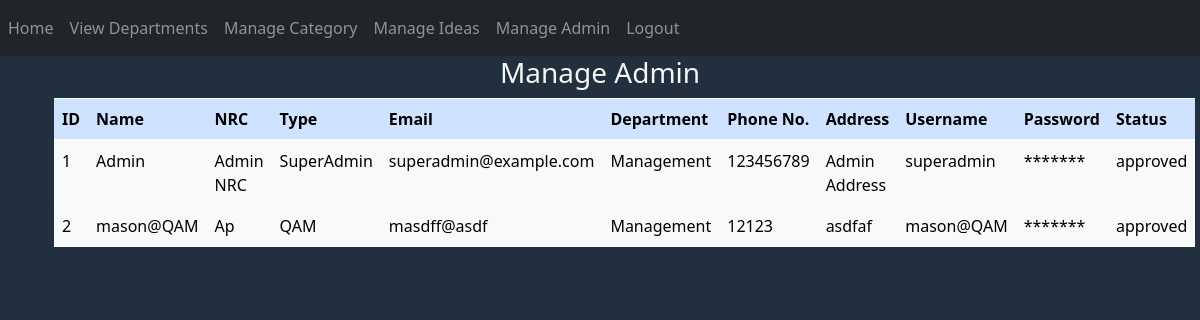
The page /manage-admin (signed in) on the database its author committed.
### website/models.py (models this page shows, shortened)
class Admin(db.Model, UserMixin):
    id = db.Column(db.Integer, primary_key=True)
    name = db.Column(db.String(150))
    nrc = db.Column(db.String(150))
    type = db.Column(db.String(150))
    email = db.Column(db.String(150), unique=True)
    phone_no = db.Column(db.String(150))
    address = db.Column(db.String(255))
    username = db.Column(db.String(150))
    password = db.Column(db.String(150))
    department_id = db.Column(db.Integer, db.ForeignKey('department.id'))
    status = db.Column(db.String(150))
    notification = db.relationship('Notifications')
    setting = db.relationship('Settings')

class Department(db.Model, UserMixin):
    id = db.Column(db.Integer, primary_key=True)
    name = db.Column(db.String(150))
    staff = db.relationship('Staff')
    admin = db.relationship('Admin', backref='department')

### website/auth.py (the view)
@auth.route('/manage-admin')
@login_required
def manage_admin():
    q = Admin.query.all()
    admins = q
    departments = Department.query.all()
    return render_template("manage_admin.html", admins=admins, user=current_user, departments=departments)

### website/templates/manage_admin.html (shortened to what this page needs)
{% extends "base2.html" %}
{% block content %}
<link href="https://cdn.jsdelivr.net/npm/bootstrap@5.3.0-alpha1/dist/css/bootstrap.min.css" rel="stylesheet"
>
<body style="background-color: #222f3e; color: whitesmoke">
<div class="container">
    <h3 align="center">Manage Admin</h3>
    <table class="table table-light">
        <thead class="table-primary">
            <tr>
                <th>ID</th>
                <th>Name</th>
                <th>NRC</th>
                <th>Type</th>
                <th>Email</th>
                <th>Department</th>
                <th>Phone No.</th>
                <th>Address</th>
                <th>Username</th>
                <th>Password</th>
                <th>Status</th>
            </tr>
        </thead>
        <tbody>
            {% for admin in admins %}
            <tr>
                <td>{{ admin.id }}</td>
                <td>{{ admin.name }}</td>
                <td>{{ admin.nrc }}</td>
                <td>{{ admin.type }}</td>
                <td>{{ admin.email }}</td>
                <td>{{ admin.department.name }}</td>
                <td>{{ admin.phone_no }}</td>
                <td>{{ admin.address }}</td>
                <td>{{ admin.username }}</td>
                <td>*******</td>
                <td>
                    {% if admin.status == 'pending' %}
                    <a href="{{ url_for('auth.confirm_admin_status', id=admin.id, status='approved') }}" class="btn btn-sm btn-primary">Approve</a>
                    <a href="{{ url_for('auth.confirm_admin_status', id=admin.id, status='rejected') }}" class="btn btn-sm btn-warning">Reject</a>
                    {% else %}
                        {{ admin.status }}
                    {% endif %}
                </td>
            </tr>
            {% endfor %}
        </tbody>
    </table>
</div>
</body>
{% endblock %}

### rows shown on the page
Admin: id "1", name "Admin", nrc "Admin NRC", type "SuperAdmin", email "superadmin@example.com", department.name "Management", phone_no "123456789", address "Admin Address", username "superadmin", status "approved"
Admin: id "2", name "mason@QAM", nrc "Ap", type "QAM", email "masdff@asdf", department.name "Management", phone_no "12123", address "asdfaf", username "mason@QAM", status "approved"
